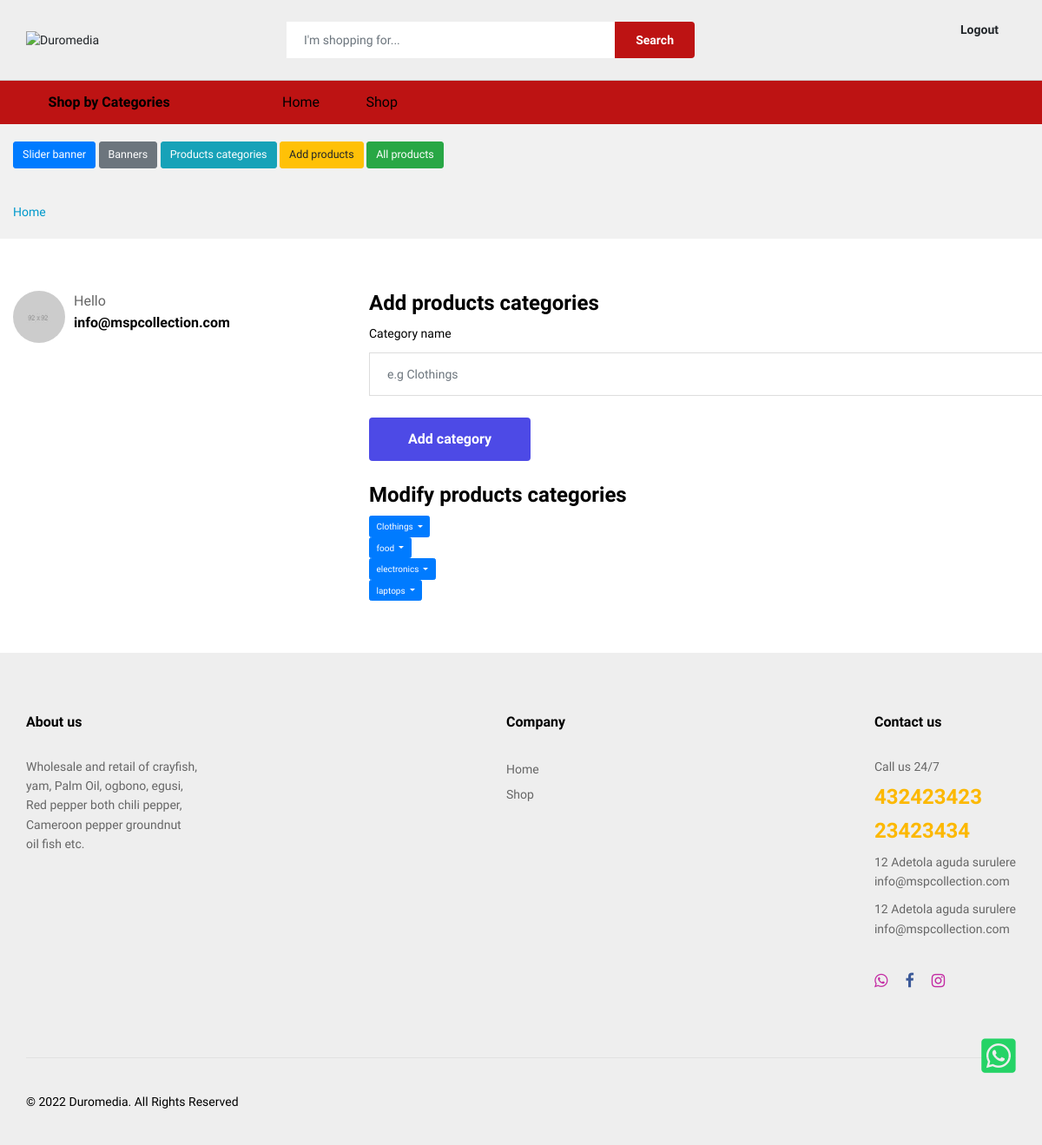
Before: /beta-souk/products-categories.php (signed in) with the older database file.
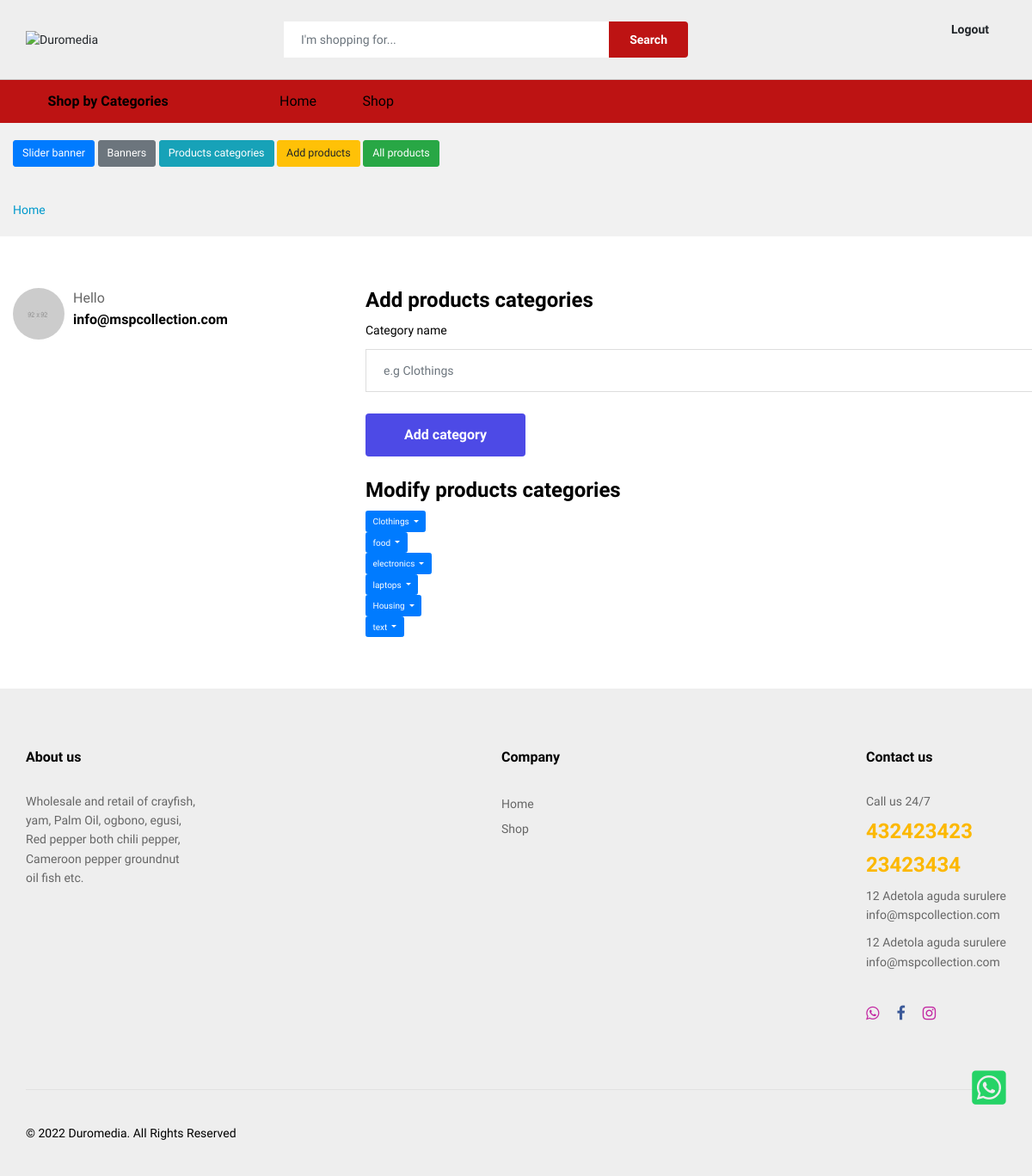
After: the same page with the newer database file.
### tables this page shows
CREATE TABLE `products_categories` (
  `products_categories_id` int(11) NOT NULL,
  `products_categories_name` varchar(20) NOT NULL,
  `products_categories_timestamp` timestamp NOT NULL DEFAULT CURRENT_TIMESTAMP ON UPDATE CURRENT_TIMESTAMP
);

### incs-template1/config.php (called while the page is built, shortened)
<?php
$website_name_with_spaces = "Duromedia";
$TEL = "432423423";
$TEL2 = "23423434";
$EMAIL = "info@mspcollection.com";
$EMAIL2 = "info@mspcollection.com";
$FB_LINK = "face";
$INSTAGRAM_LINK = "https://instagram.com/preshonestockshop.com.ng?igshid=1gvgy3ey8201tIfy";
$WHATSAPP_LINK = "fgsdffgsd";
$ADDRESS = "12 Adetola aguda surulere";
$ADDRESS2 ="12 Adetola aguda surulere";
?>

### beta-souk/products-categories.php (the view, shortened to what this page needs)
<?php
require_once ('../incs-template1/config.php');
 include ('../incs-template1/header.php');
 include ('../incs-template1/settings.php');
 ?>
<main class="ps-page--my-account">
        <div class="ps-breadcrumb">
            <div class="container">
                <ul class="breadcrumb">
                    <li><a href="/">Home</a></li>
                </ul>
            </div>
        </div>
        <section class="ps-section--account">
            <div class="container">
                <div class="row">
                    <div class="col-lg-4">
                        <div class="ps-section__left">
                            <aside class="ps-widget--account-dashboard">
                                <div class="ps-widget__header"><img src="img/users/3.jpg" alt="" />
                                    <figure>
                                        <figcaption>Hello</figcaption>
                                        <p><?=$EMAIL;?></p>
                                    </figure>
                                </div>
                            </aside>
                        </div>
                    </div>
                   <div class="col-lg-8">
                        <div class="ps-section__right">
                            <form class="ps-form--account-setting" action="" method="POST">
                                <div class="ps-form__header">
                                    <h3> Add products categories</h3>
                                </div>
                                <div class="ps-form__content">
                                     <div class="form-group">
                                        <label>Category name</label>
                                        <input class="form-control" type="text" placeholder="e.g Clothings" name="products_categories" value="<?php if(isset($_POST['products_categories'])){echo $_POST['products_categories'];} ?>">
                                    </div>
                                </div>
                                <div class="form-group submit">
                                    <button class="ps-btn" type="submit" name="submit">Add category</button>
                                </div>
                            </form>
                        </div>
<?php
     $select_products_cat = mysqli_query($connect, "SELECT products_categories_id, products_categories_name FROM products_categories WHERE products_categories_name != '".UNCATEGORIZED."'") or die(db_conn_error);
     if(mysqli_num_rows($select_products_cat) > 0){
echo '<div class="ps-form__header">
<h3>Modify products categories</h3>
</div>';
while($row_categories = mysqli_fetch_array($select_products_cat)){
echo '<div class="dropdown">
<button class="btn btn-primary dropdown-toggle" type="button" id="dropdownMenuButton" data-toggle="dropdown" aria-haspopup="true" aria-expanded="false">
'.$row_categories['products_categories_name'].'
</button>
<div class="dropdown-menu" aria-labelledby="dropdownMenuButton">
<form method="GET" action="products-categories-change.php">
<button type="submit" class="dropdown-item" name="modify_categories" value="'.$row_categories['products_categories_id'].'">Modify categories</button>
</form>
<form method="POST" action="">
<button type="submit" class="dropdown-item" name="delete_categories" value="'.$row_categories['products_categories_id'].'">Delete</button>
</form>
</div>
</div>';
     }
     }
?>
                    </div>
                </div>
            </div>
        </section>
    </main>
<?php include ('../incs-template1/footer.php'); ?>

### incs-template1/header.php (shortened to what this page needs)
<!DOCTYPE html>
<html lang="en">
<head>
    <link rel="stylesheet" href="https://use.fontawesome.com/releases/v5.1.1/css/all.css">
    <link rel="stylesheet" href="plugins/font-awesome/css/font-awesome.min.css">
    <link rel="stylesheet" href="fonts/Linearicons/Linearicons/Font/demo-files/demo.css">
    <link rel="stylesheet" href="plugins/bootstrap/css/bootstrap.min.css">
    <link rel="stylesheet" href="plugins/owl-carousel/assets/owl.carousel.min.css">
    <link rel="stylesheet" href="plugins/owl-carousel/assets/owl.theme.default.min.css">
    <link rel="stylesheet" href="plugins/slick/slick/slick.css">
    <link rel="stylesheet" href="plugins/nouislider/nouislider.min.css">
    <link rel="stylesheet" href="plugins/lightGallery-master/dist/css/lightgallery.min.css">
    <link rel="stylesheet" href="plugins/jquery-bar-rating/dist/themes/fontawesome-stars.css">
    <link rel="stylesheet" href="plugins/select2/dist/css/select2.min.css">
    <link rel="stylesheet" href="css/style.css">
    <link rel="stylesheet" href="css/color-style.css">
</head>
<body>
    <header class="header header--1" data-sticky="true">
        <div class="header__top">
            <div class="ps-container">
                <div class="header__left">
                    <a class="ps-logo" href="/"><img src="images/logo/logo.jpg" alt="<?php if(!empty($website_name_with_spaces)){
                        echo $website_name_with_spaces;
                    }
                    ?>" /></a>
                </div>
                <div class="header__center">
                    <form class="ps-form--quick-search" action="search.php" method="GET">
                        <input class="form-control" type="text" placeholder="I'm shopping for..." id="input-search" name="search" value="<?php if(isset($_GET['search'])){echo $_GET['search'];} ?>"/>
                        <button type="submit">Search</button>
                    </form>
                </div>
                <div class="header__right">
                    <div class="header__actions">
                        <div class="ps-block--user-header">
                            <div class="ps-block__left"><i class="icon-user"></i></div>
                             <div class="ps-block__right">
                               <?php
                               if(!isset( $_SESSION['user_id'])){
                                   echo ' <a href="'.GEN_WEBSITE.'/login.php">Login</a>';
                               }else{
                                echo ' <a href="'.GEN_WEBSITE.'/logout.php">Logout</a>';
                               }
                               ?>
                            </div>
                        </div>
                    </div>
                </div>
            </div>
        </div>
        <nav class="navigation">
            <div class="ps-container">
                <div class="navigation__left">
                    <div class="menu--product-categories">
                        <div class="menu__toggle"><i class="icon-menu"></i><span> Shop by Categories</span></div>
                    </div>
                </div>
                <div class="navigation__right">
                    <ul class="menu">
                        <li class=""><a href="<?=GEN_WEBSITE;?>">Home</a><span class="sub-toggle"></span>
                        </li>
                        <li class=""><a href="<?=GEN_WEBSITE.'/shop.php';?>">Shop</a><span class="sub-toggle"></span>
                        </li>
                    </ul>
                </div>
            </div>
        </nav>
    </header>

### incs-template1/settings.php
<?php
if(isset($_SESSION['user_id'])){
   echo
   '<div class="ps-breadcrumb">
<div class="container">
<a href="slider-banners.php"><button type="button" class="btn btn-primary btn-lg">Slider banner</button></a>
<a href="banners.php"><button type="button" class="btn btn-secondary btn-lg">Banners</button></a>
<a href="products-categories.php"><button type="button" class="btn btn-info btn-lg">Products categories</button></a>
<a href="add-products.php"><button type="button" class="btn btn-warning btn-lg">Add products</button></a>
<a href="shop.php"><button type="button" class="btn btn-success btn-lg">All products</button></a>
</div>
</div>';
}
?>

### incs-template1/footer.php (shortened to what this page needs)
<footer class="ps-footer">
    <div class="ps-container">
        <div class="ps-footer__widgets">
        <aside class="widget widget_footer">
                <h4 class="widget-title">About us</h4>
                <ul class="ps-list--link">
                    <p><?=FOOTER_DESCRIPTION;?></p>
                </ul>
            </aside>
            <aside class="widget widget_footer">
                <h4 class="widget-title">Company</h4>
                <ul class="ps-list--link">
                    <li><a href="/">Home</a></li>
                    <li><a href="shop.php">Shop</a></li>
                </ul>
            </aside>
        <aside class="widget widget_footer widget_contact-us">
                <h4 class="widget-title">Contact us</h4>
                <div class="widget_content">
                    <p>Call us 24/7</p>
                    <h3><?=$TEL;?></h3>
                    <h3><?=$TEL2;?></h3>
                    <p><?=$ADDRESS;?><br><a href="mailto:<?=$EMAIL;?>"><?=$EMAIL;?></a></p>
                    <p><?=$ADDRESS2;?><br><a href="mailto:<?=$EMAIL2;?>"><?=$EMAIL2;?></a></p>
                    <ul class="ps-list--social">
                   <?php
                   if(!empty($WHATSAPP_LINK)){echo '<li><a target="_blank" class="instagram" href="'.$WHATSAPP_LINK.'"><i class="fa fa-whatsapp"></i></a></li>';}
                   if(!empty($FB_LINK)){echo '<li><a target="_blank" class="facebook" href="'.$FB_LINK.'"><i class="fa fa-facebook"></i></a></li>';}
                            if(!empty($INSTAGRAM_LINK)){echo '<li><a target="_blank" class="instagram" href="'.$INSTAGRAM_LINK.'"><i class="fa fa-instagram"></i></a></li>';}
                    ?>
                    </ul>
                </div>
            </aside>
        </div>
        <div class="ps-footer__copyright">
            <p>&copy; <script>var footer_date=new Date(); document.write(footer_date.getFullYear())</script> Duromedia. All Rights Reserved</p>
        </div>
    </div>
</footer>
 <div id="scrool">
    <div class="whatsapp">
        <?php
        if(!empty($WHATSAPP_LINK)) {
            echo '<a href="'.$WHATSAPP_LINK.'" target="_blank">
               <i class="fab fa-whatsapp-square    "></i>
            </a>';
        }
        ?>
    </div>
</div>
</body>
</html>

### beta-souk/css/color-style.css (style rules this page uses)
.header .header__top { background-color: #eee; }
.navigation { background-color: #bd1313; }
.ps-form--quick-search button, .ps-form--search-mobile button { background-color: #bd1313; color: #ffffff; }
.ps-block--user-header i, .ps-block--site-features .ps-block__left i { color: #bd1313; }
.ps-footer { background-color: #eee; }
.ps-btn { background-color: #4d4ae6; }
button.ps-btn { background-color: #4d4ae6; }
.ps-btn, button.ps-btn { color: #fff; }

Changed rows visible on the page:
added products_categories: products_categories_name "Housing"
added products_categories: products_categories_name "text"
